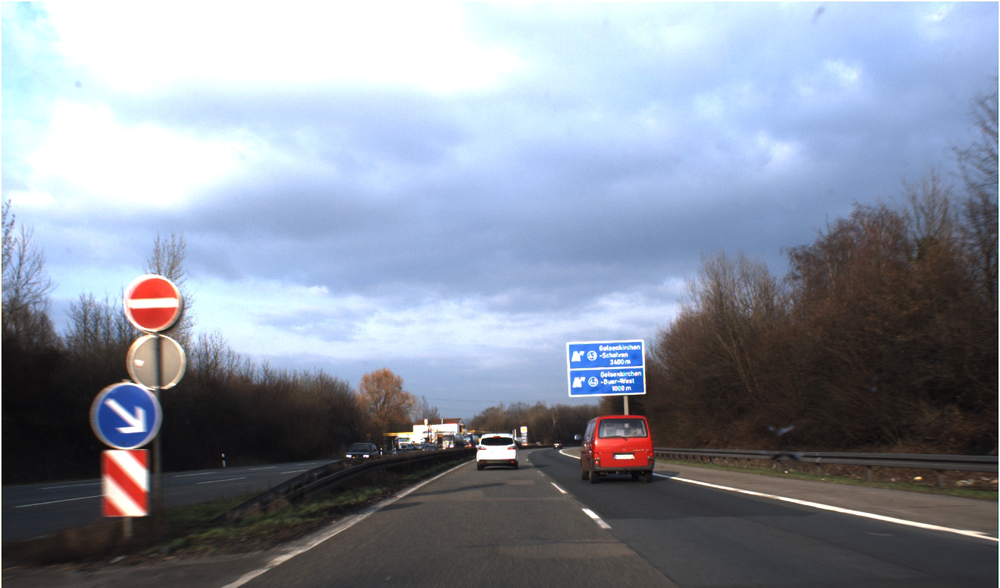
#> input picture project/TestIJCNN2013Download/00012.ppm, 1000 x 588 px, shrunk from 1360 x 800 before the run, found by its file name
$ python mser.py
#> lines starting #> are read from the running program, lines starting #| are printed output that depends on the picture; after the words box and inside, x2 and y2 are one past the last pixel; in counts of white or black regions, pixels touching at a corner belong together
import cv2
import numpy as np
# Params for MSER
_delta = 2
_min_area = 100
_max_area = 10000
_max_variation = 0.25
_min_diversity = 0.2
_max_evolution = 150
_area_threshold = 1.01
_min_margin = 0.1
_edge_blur_size = 1

#Params for sorting areas
_width_min = 14
_width_max = 150
_height_min = 14
_height_max = 150
_hw_min = 0.85
_hw_max = 1.15

img = cv2.imread("datasets/TrainIJCNN2013/00012.ppm");
#> img is the input picture: shape (588, 1000, 3); mean B, G, R 157.8, 143.9, 136.2
vis = img.copy()
gray = cv2.cvtColor(img, cv2.COLOR_BGR2GRAY)
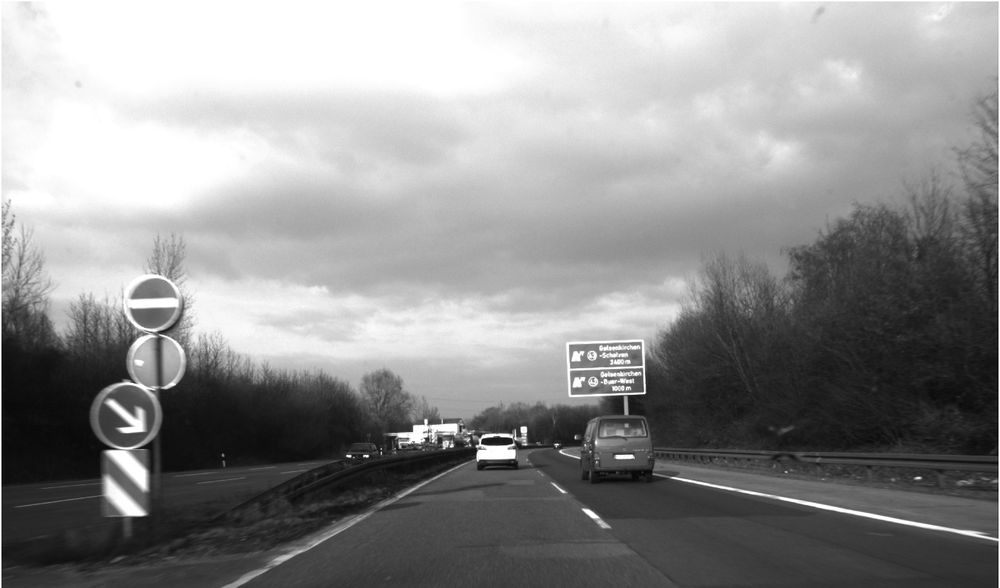
#> gray: shape (588, 1000); min 0, max 255, mean 143.2
#mser = cv2.MSER_create()
mser = cv2.MSER_create(_delta, _min_area, _max_area, _max_variation, _min_diversity, \
                       _max_evolution, _area_threshold, _min_margin , _edge_blur_size)
# bbox: [min x, min y, max x-min x, max y-min y]
regions, bbox = mser.detectRegions(img)
#> regions = 43 items; bbox = 43 rows, first 6: [109, 460, 34, 45], [109, 482, 33, 33], [133, 280, 42, 18], [599, 453, 47, 13], [100, 386, 54, 60], [110, 451, 35, 36]
filtered_regions = list()
filtered_bbox = list()
i = 0
# Remove non-suitable boxes
for box in bbox:
    if (box[3]/box[2] > _hw_max) or (box[3]/box[2] < _hw_min) or (box[2] > _width_max) \
            or (box[2] < _width_min) or (box[3] > _height_max) or (box[3] < _height_min):
        i += 1
        pass
    else:
        box[2] = box[0] + box[2]
        box[3] = box[1] + box[3]
        filtered_regions.append(regions[i])
        filtered_bbox.append(box)
        i += 1
#> this loop made 43 passes
#> after the loop, filtered_bbox = [[109, 482, 142, 515], [100, 386, 154, 446], [110, 451, 145, 487], [107, 479, 143, 515], [91, 386, 154, 447], [109, 401, 142, 433], [91, 383, 161, 448], [129, 449, 148, 468]]; filtered_regions = 8 items; i = 43

print(filtered_regions[0])
#> (printed output is left out)

# Duplicate each box, such that each box has at least one overlapping box
filtered_bbox_dup = filtered_bbox.copy()
#> filtered_bbox_dup has the same summary as filtered_bbox
print(len(filtered_bbox))
#| 8
for box in filtered_bbox_dup:
    filtered_bbox.append(box)
#> this loop made 8 passes
#> after the loop, filtered_bbox = 16 items, first 6: [109, 482, 142, 515], [100, 386, 154, 446], [110, 451, 145, 487], [107, 479, 143, 515], [91, 386, 154, 447], [109, 401, 142, 433]

rectList, weights = cv2.groupRectangles(filtered_bbox, 1, 0.05)
#> rectList = [[108, 480, 142, 515], [94, 385, 156, 447], [110, 451, 145, 487], [129, 449, 148, 468]]; weights = [4, 6, 2, 2]
rectList_dup = rectList.tolist()
#> rectList_dup has the same summary as rectList
rectList = rectList.tolist()
for box in rectList_dup:
    rectList.append(box)
#> this loop made 4 passes
#> after the loop, rectList = [[108, 480, 142, 515], [94, 385, 156, 447], [110, 451, 145, 487], [129, 449, 148, 468], [108, 480, 142, 515], [94, 385, 156, 447], [110, 451, 145, 487], [129, 449, 148, 468]]


hulls = [cv2.convexHull(p.reshape(-1, 1, 2)) for p in filtered_regions]
#> hulls = 8 contours; box (x1, y1, x2, y2) and area: (91, 383, 161, 448) 3658, (91, 386, 154, 447) 3006, (100, 386, 154, 446) 2464, (109, 401, 142, 433) 691, (107, 479, 143, 515) 464, (110, 451, 145, 487) 435, (109, 482, 142, 515) 340, (129, 449, 148, 468) 162
# [4 lines of commented-out code are left out]

for rectangle in rectList:
    cv2.rectangle(vis,(rectangle[0], rectangle[1]),(rectangle[2], rectangle[3]),(255, 0, 255), 2)
#> this loop made 8 passes
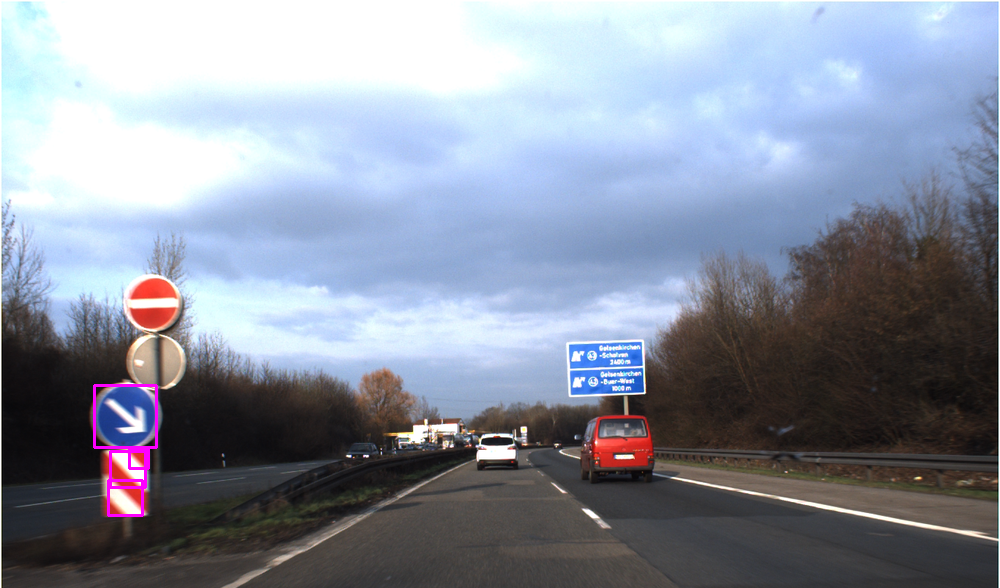
#> vis: shape (588, 1000, 3); 0.29% of pixels changed, all inside (x1, y1, x2, y2) = (93, 384, 158, 517)
cv2.imshow('img', vis)
cv2.waitKey(0)
cv2.destroyAllWindows()

$ run again, with project/TestIJCNN2013Download/00001.ppm copied over project/TestIJCNN2013Download/00012.ppm
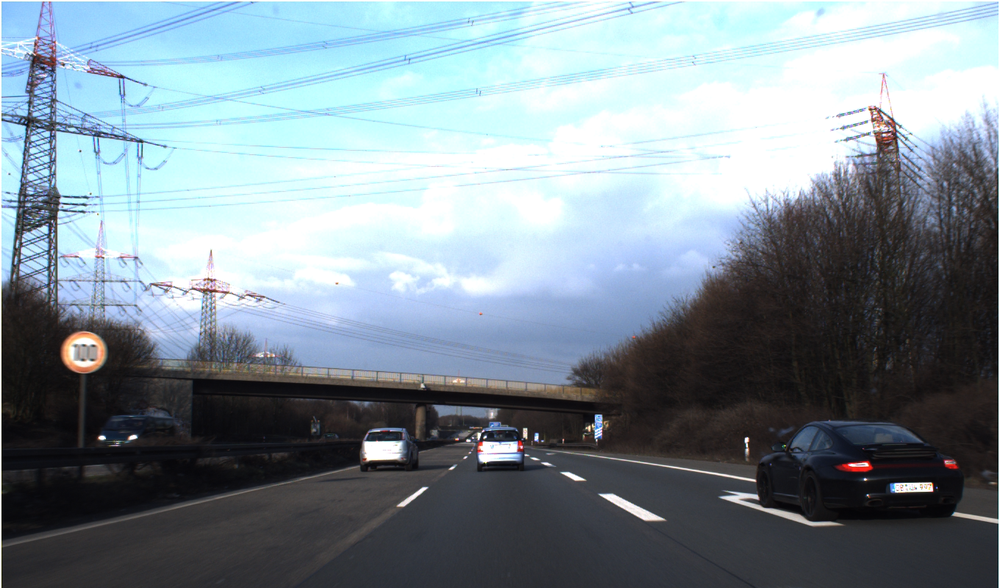
#> input picture project/TestIJCNN2013Download/00001.ppm, 1000 x 588 px, shrunk from 1360 x 800 before the run, found by its file name
#> img is the input picture: shape (588, 1000, 3); mean B, G, R 148.9, 140.4, 126.2
#> `gray = cv2.cvtColor(img, cv2.COLOR_BGR2GRAY)`:
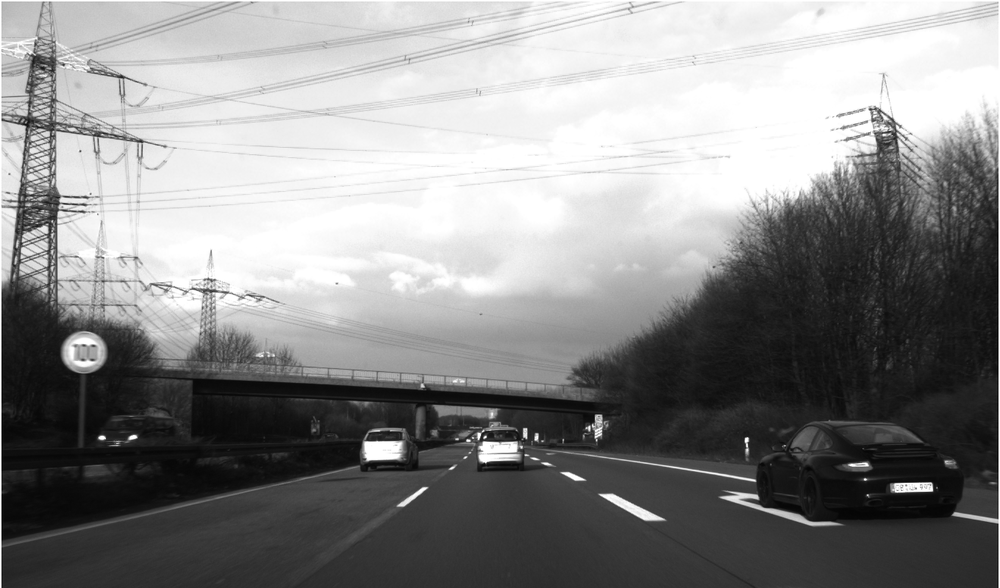
#> gray: shape (588, 1000); min 0, max 255, mean 137.1
#> regions = 76 items; bbox = 76 rows, first 6: [57, 133, 41, 63], [100, 139, 23, 23], [3, 3, 38, 34], [75, 214, 26, 28], [365, 442, 35, 17], [158, 338, 28, 20]
#> the loop `for box in bbox:` made 76 passes
#> after the loop `for box in bbox:`: filtered_bbox = [[100, 139, 123, 162], [3, 3, 41, 37], [75, 214, 101, 242], [125, 79, 152, 104], [3, 73, 28, 96], [78, 282, 92, 296], [793, 427, 818, 451], [2, 122, 25, 142], [65, 334, 104, 371], [964, 162, 989, 187], [829, 179, 843, 194], [64, 332, 104, 372]]; filtered_regions = 12 items; i = 76
#> (printed output is left out)
#> filtered_bbox_dup has the same summary as filtered_bbox
#| 12
#> the loop `for box in filtered_bbox_dup:` made 12 passes
#> after the loop `for box in filtered_bbox_dup:`: filtered_bbox = 24 items, first 6: [100, 139, 123, 162], [3, 3, 41, 37], [75, 214, 101, 242], [125, 79, 152, 104], [3, 73, 28, 96], [78, 282, 92, 296]
#> `rectList, weights = cv2.groupRectangles(filtered_bbox, 1, 0.05)`: rectList = [[100, 139, 123, 162], [3, 3, 41, 37], [75, 214, 101, 242], [125, 79, 152, 104], [3, 73, 28, 96], [78, 282, 92, 296], [793, 427, 818, 451], [2, 122, 25, 142], [64, 333, 104, 372], [964, 162, 989, 187], [829, 179, 843, 194]]; weights = [2, 2, 2, 2, 2, 2, 2, 2, 4, 2, 2]
#> rectList_dup has the same summary as rectList
#> the loop `for box in rectList_dup:` made 11 passes
#> after the loop `for box in rectList_dup:`: rectList = 22 items, first 6: [100, 139, 123, 162], [3, 3, 41, 37], [75, 214, 101, 242], [125, 79, 152, 104], [3, 73, 28, 96], [78, 282, 92, 296]
#> hulls = 12 contours; largest, box (x1, y1, x2, y2) and area: (64, 332, 104, 372) 1290, (65, 334, 104, 371) 1176, (3, 3, 41, 37) 1135, (3, 73, 28, 96) 466, (125, 79, 152, 104) 449
#> the loop `for rectangle in rectList:` made 22 passes
#> after the loop `for rectangle in rectList:`:
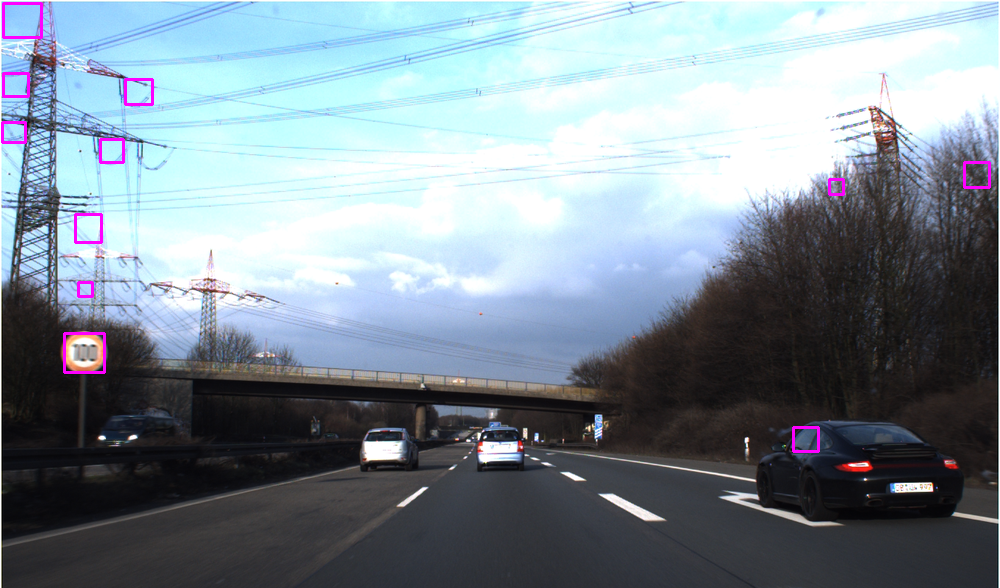
#> vis: shape (588, 1000, 3); 0.55% of pixels changed, all inside (x1, y1, x2, y2) = (1, 2, 991, 453)

$ run again, with project/TestIJCNN2013Download/00007.ppm copied over project/TestIJCNN2013Download/00012.ppm
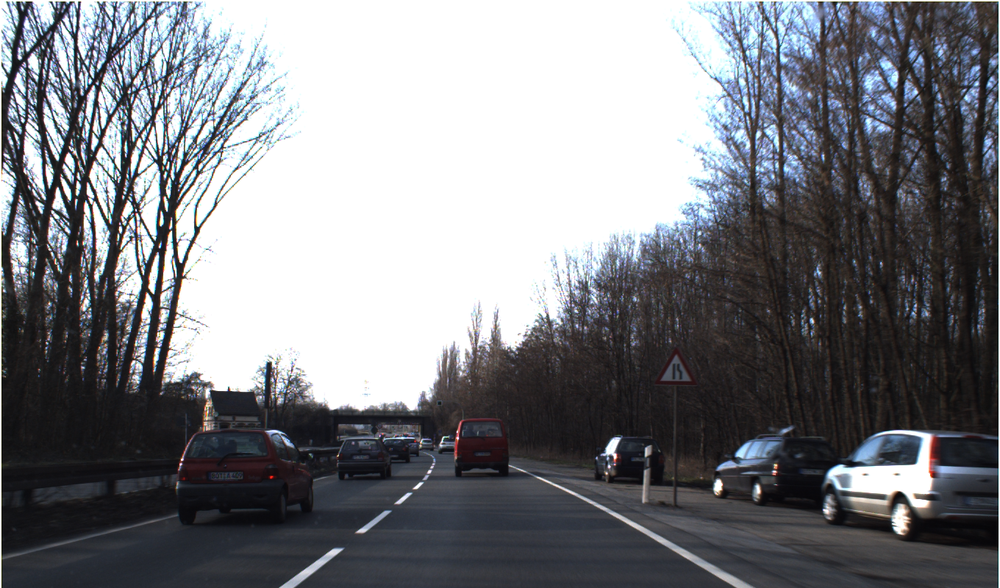
#> input picture project/TestIJCNN2013Download/00007.ppm, 1000 x 588 px, shrunk from 1360 x 800 before the run, found by its file name
#> img is the input picture: shape (588, 1000, 3); mean B, G, R 129.6, 125.2, 123.5
#> `gray = cv2.cvtColor(img, cv2.COLOR_BGR2GRAY)`:
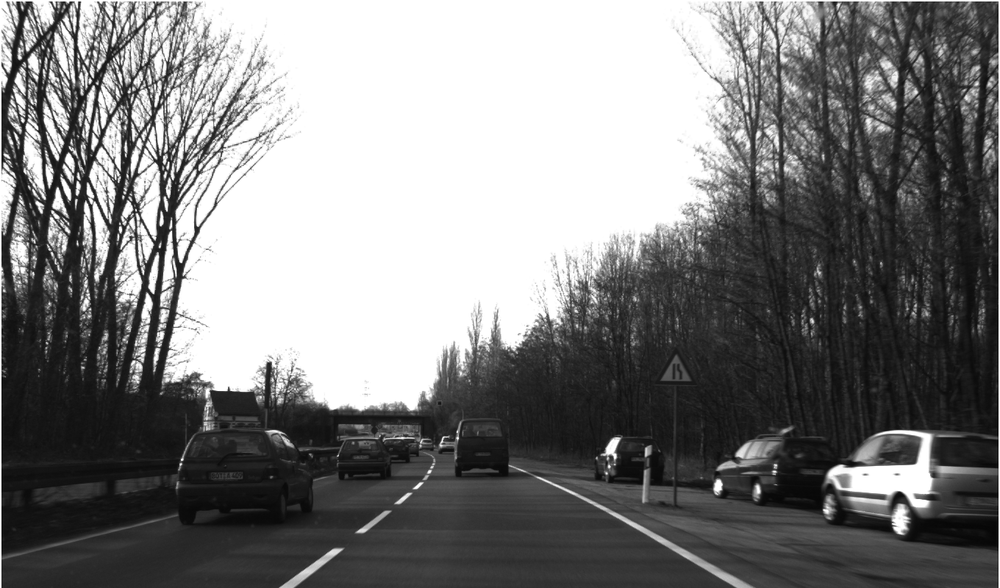
#> gray: shape (588, 1000); min 0, max 255, mean 125.2
#> regions = 269 items; bbox = 269 rows, first 6: [198, 165, 35, 59], [857, 438, 24, 22], [93, 204, 14, 46], [142, 197, 18, 38], [164, 244, 9, 37], [177, 189, 25, 50]
#> the loop `for box in bbox:` made 269 passes
#> after the loop `for box in bbox:`: filtered_bbox = [[857, 438, 881, 460], [609, 451, 643, 484], [183, 169, 213, 203], [661, 356, 690, 381], [702, 237, 727, 264], [956, 48, 971, 63], [118, 271, 141, 295], [759, 105, 773, 121], [792, 111, 809, 127]]; filtered_regions = 9 items; i = 269
#> (printed output is left out)
#> filtered_bbox_dup has the same summary as filtered_bbox
#| 9
#> the loop `for box in filtered_bbox_dup:` made 9 passes
#> after the loop `for box in filtered_bbox_dup:`: filtered_bbox = 18 items, first 6: [857, 438, 881, 460], [609, 451, 643, 484], [183, 169, 213, 203], [661, 356, 690, 381], [702, 237, 727, 264], [956, 48, 971, 63]
#> `rectList, weights = cv2.groupRectangles(filtered_bbox, 1, 0.05)`: rectList = [[857, 438, 881, 460], [609, 451, 643, 484], [183, 169, 213, 203], [661, 356, 690, 381], [702, 237, 727, 264], [956, 48, 971, 63], [118, 271, 141, 295], [792, 111, 809, 127]]; weights = [2, 2, 2, 2, 2, 2, 2, 2]
#> rectList_dup has the same summary as rectList
#> the loop `for box in rectList_dup:` made 8 passes
#> after the loop `for box in rectList_dup:`: rectList = 16 items, first 6: [857, 438, 881, 460], [609, 451, 643, 484], [183, 169, 213, 203], [661, 356, 690, 381], [702, 237, 727, 264], [956, 48, 971, 63]
#> hulls = 9 contours; largest, box (x1, y1, x2, y2) and area: (609, 451, 643, 484) 908, (661, 356, 690, 381) 370, (702, 237, 727, 264) 352, (118, 271, 141, 295) 288, (183, 169, 213, 203) 246
#> the loop `for rectangle in rectList:` made 16 passes
#> after the loop `for rectangle in rectList:`:
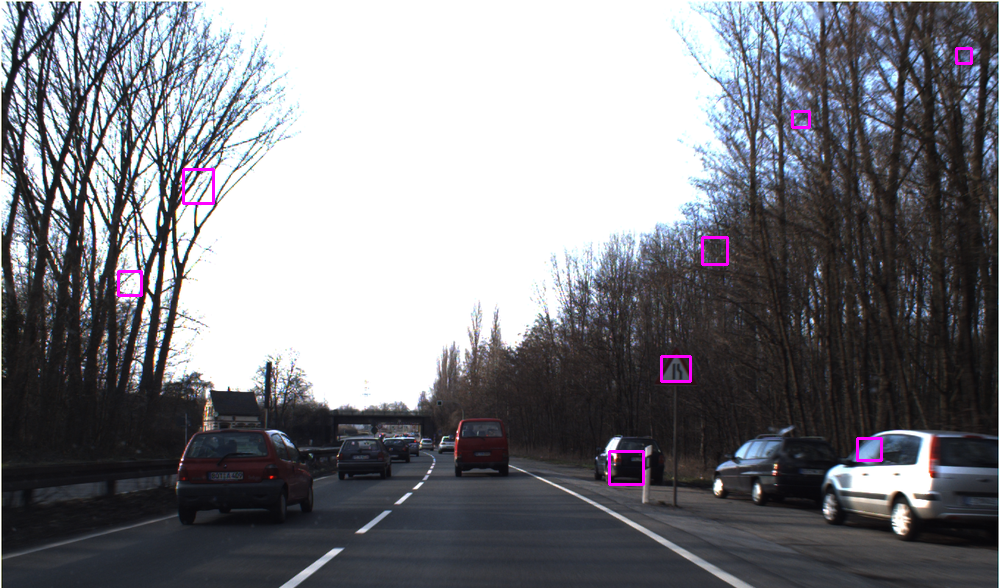
#> vis: shape (588, 1000, 3); 0.4% of pixels changed, all inside (x1, y1, x2, y2) = (117, 47, 973, 486)

$ run again, with project/TestIJCNN2013Download/00010.ppm copied over project/TestIJCNN2013Download/00012.ppm
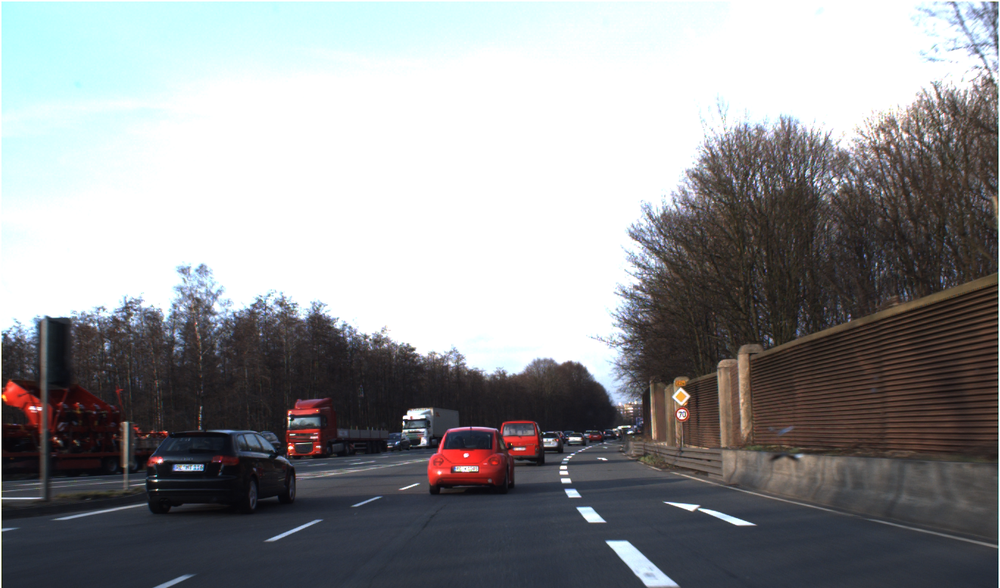
#> input picture project/TestIJCNN2013Download/00010.ppm, 1000 x 588 px, shrunk from 1360 x 800 before the run, found by its file name
#> img is the input picture: shape (588, 1000, 3); mean B, G, R 148.1, 146.2, 145.1
#> `gray = cv2.cvtColor(img, cv2.COLOR_BGR2GRAY)`:
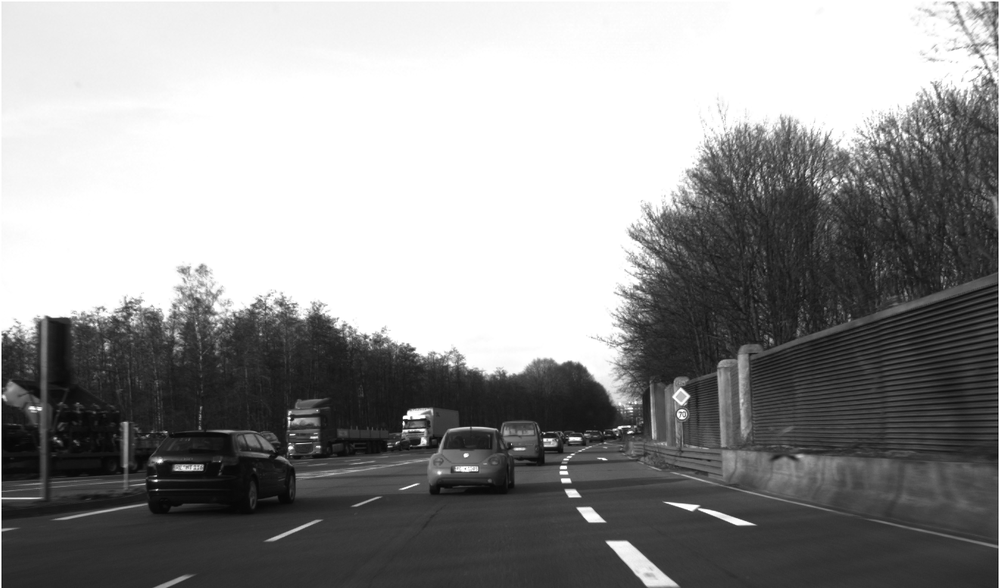
#> gray: shape (588, 1000); min 0, max 255, mean 146.1
#> regions = 87 items; bbox = 87 rows, first 6: [433, 409, 25, 25], [570, 453, 59, 8], [403, 411, 21, 8], [173, 433, 54, 4], [974, 20, 14, 23], [25, 374, 14, 23]
#> the loop `for box in bbox:` made 87 passes
#> after the loop `for box in bbox:`: filtered_bbox = [[433, 409, 458, 434], [524, 448, 544, 466], [885, 244, 905, 262], [704, 166, 732, 194], [865, 167, 887, 187], [737, 146, 757, 169], [736, 130, 766, 158], [917, 95, 934, 112], [641, 234, 658, 249]]; filtered_regions = 9 items; i = 87
#> (printed output is left out)
#> filtered_bbox_dup has the same summary as filtered_bbox
#| 9
#> the loop `for box in filtered_bbox_dup:` made 9 passes
#> after the loop `for box in filtered_bbox_dup:`: filtered_bbox = 18 items, first 6: [433, 409, 458, 434], [524, 448, 544, 466], [885, 244, 905, 262], [704, 166, 732, 194], [865, 167, 887, 187], [737, 146, 757, 169]
#> `rectList, weights = cv2.groupRectangles(filtered_bbox, 1, 0.05)`: rectList = [[433, 409, 458, 434], [524, 448, 544, 466], [885, 244, 905, 262], [704, 166, 732, 194], [865, 167, 887, 187], [737, 146, 757, 169], [736, 130, 766, 158], [917, 95, 934, 112], [641, 234, 658, 249]]; weights = [2, 2, 2, 2, 2, 2, 2, 2, 2]
#> rectList_dup has the same summary as rectList
#> the loop `for box in rectList_dup:` made 9 passes
#> after the loop `for box in rectList_dup:`: rectList has the same summary as filtered_bbox
#> hulls = 9 contours; largest, box (x1, y1, x2, y2) and area: (433, 409, 458, 434) 510, (704, 166, 732, 194) 482, (736, 130, 766, 158) 458, (737, 146, 757, 169) 318, (865, 167, 887, 187) 256
#> the loop `for rectangle in rectList:` made 18 passes
#> after the loop `for rectangle in rectList:`:
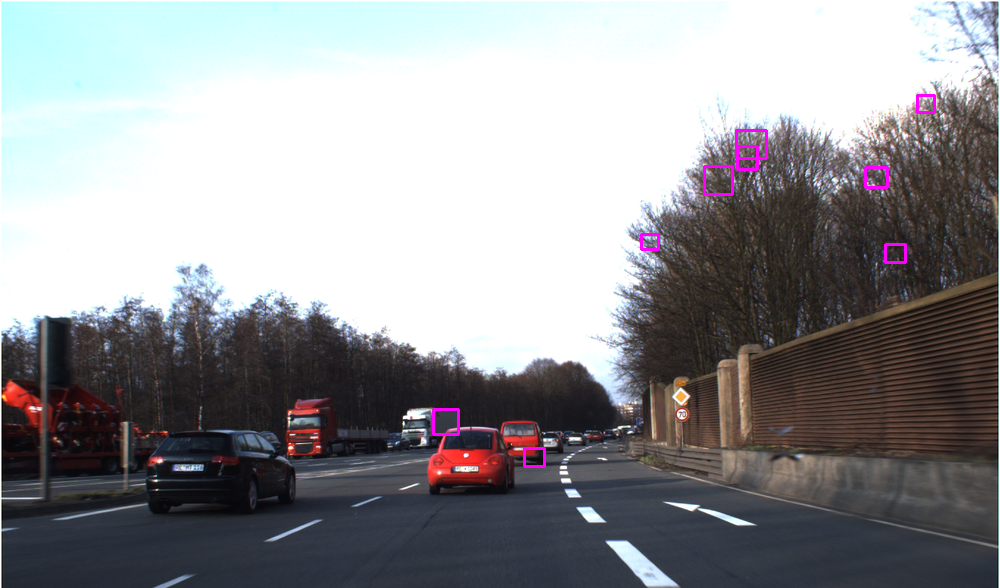
#> vis: shape (588, 1000, 3); 0.39% of pixels changed, all inside (x1, y1, x2, y2) = (432, 94, 936, 468)
